Frame 1 (no input): blank canvas, image omitted
Frame 60 (the mouse pressed at the canvas centre just before this capture): blank canvas, image omitted
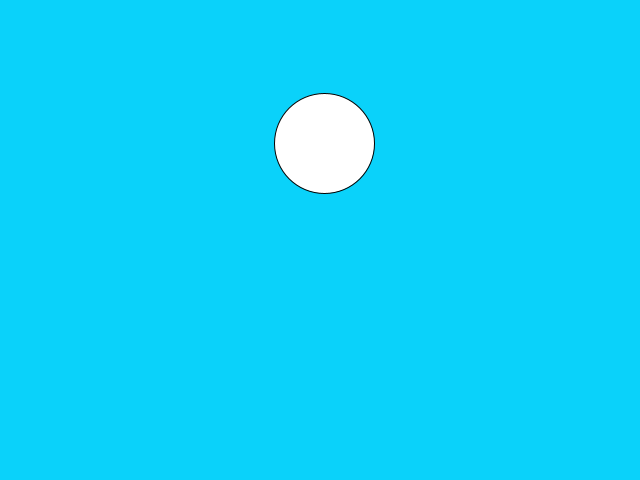
Frame 120 (the mouse held since frame 60 and released just before this capture)

The Processing sketch whose frames 1 and 60 were blank and that drew this single picture after the mouse press (run headless with seeded random() and noise(); from frame 60 on, the mouse is pressed at the canvas centre):

// Processing sketch: globos
// ── globos.pde
class Globo
{
  float x, y,vx,vy;
  Globo (float _x, float _y)
  {
   x=_x;
   y=_y; 
   vx=random(-0.25,0.25);
   vy=random(-2,-0.5);
  }

  void update()
  {
    y+=vy;
    x+=vx;
  }

  void dibujate()
  {
      ellipse(x,y,100,100);
  }
  
}

ArrayList<Globo> globos;


void setup()
{
  size(640,480);
  globos = new ArrayList<Globo>();  
}

void draw()
{
  background(10,210,250);
  for(int i=0;i<globos.size();i++)
  {
    globos.get(i).update();
    globos.get(i).dibujate();
  }
}

void mousePressed()
{
  globos.add(new Globo(mouseX,mouseY));
}
